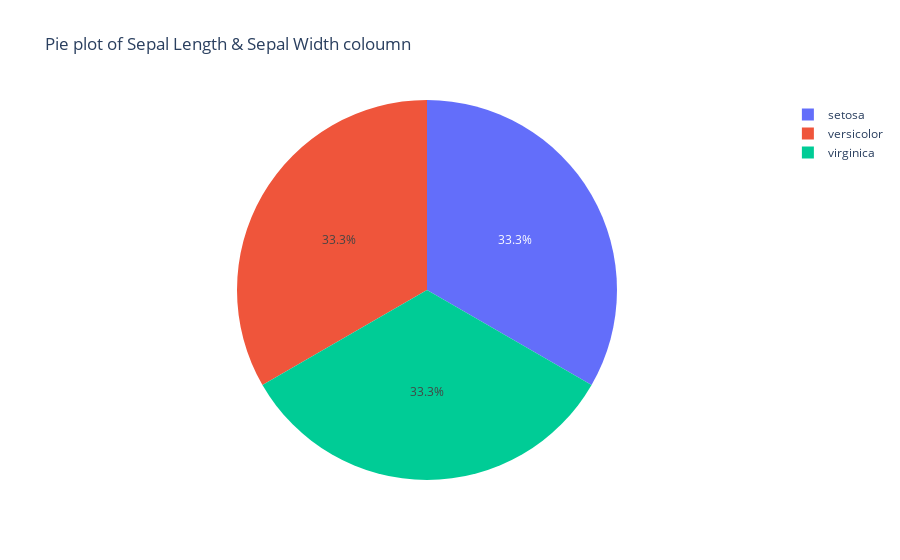

Notebook cell for this chart:
### Markdown cell above
## 7.Pie Chart
A pie chart is a circular graphical representation that displays:
- **Proportional Data**: Shows how different categories contribute to a whole.
- **Percentage Breakdown**: Each slice represents a percentage of the total.
---<br>
**Use Cases:**
- **Comparing Proportions**: Pie charts help compare the size of different categories.
- **Showing Composition**: Useful for displaying how different parts make up a whole.

### Code cell
df_pie=df['species'].value_counts().reset_index()
df_pie.columns=['species','count']
fig7=px.pie(df_pie,values='count',names='species',title='Pie plot of Sepal Length & Sepal Width coloumn')
fig7.show()

### Figure 1 — Plotly figure (JSON) as saved in the notebook; plotly's stock layout.template omitted (floating-point values rounded to 4 significant figures)
{"data": [{"domain": {"x": [0, 1], "y": [0, 1]}, "hovertemplate": "species=%{label}<br>count=%{value}<extra></extra>", "labels": ["setosa", "versicolor", "virginica"], "legendgroup": "", "name": "", "showlegend": true, "type": "pie", "values": [50, 50, 50]}], "layout": {"legend": {"tracegroupgap": 0}, "title": {"text": "Pie plot of Sepal Length & Sepal Width coloumn"}}}
